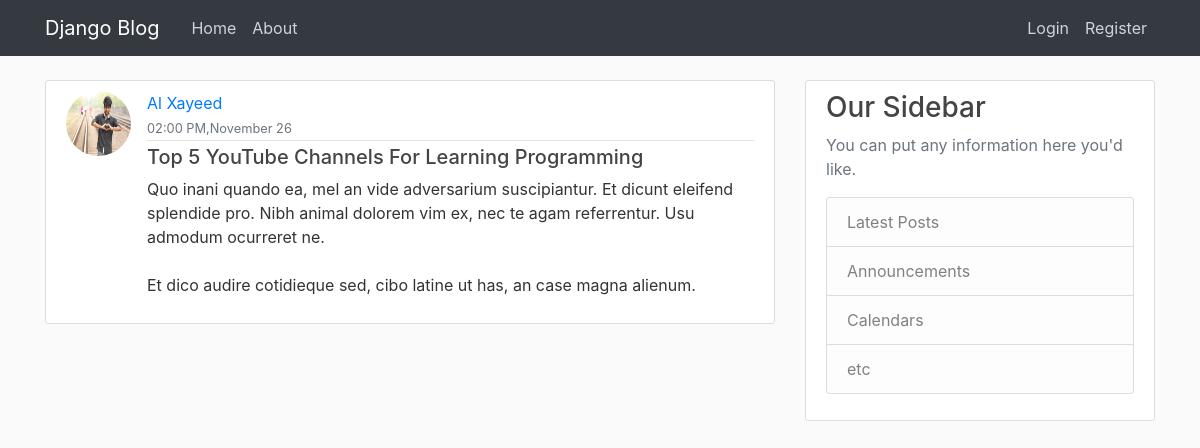
The app's page /post/33/, older data.
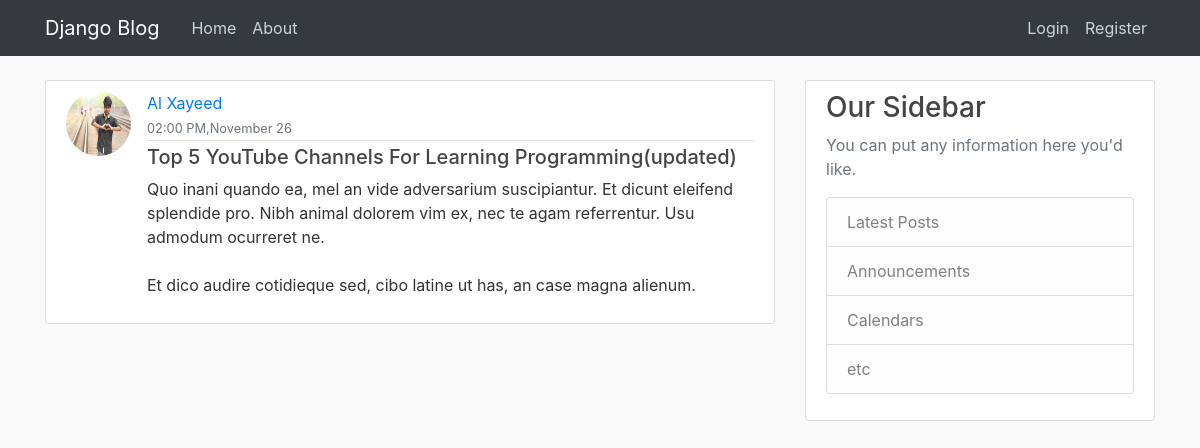
The same page, newer data.
### blog/models.py (models this page shows, shortened)
class Post(models.Model):
	title = models.CharField(max_length=100)
	content = models.TextField()
	date_posted = models.DateTimeField(default=timezone.now)
	author = models.ForeignKey(User,on_delete=models.CASCADE)

### users/models.py (models this page shows, shortened)
class Profile(models.Model):
	user = models.OneToOneField(User,on_delete=models.CASCADE)
	image = models.ImageField(default='default.jpg',upload_to='profile_pics')

### blog/views.py (the view)
# urls.py: path('post/<int:pk>/',views.PostDetailsView.as_view(),name='post-details' ),
class PostDetailsView(DetailView):
	model = Post

### blog/templates/blog/post_detail.html (shortened to what this page needs)
{% extends 'blog/base.html' %}
	{% block content %}
	 		<article class="media content-section">
	 		 <img class="rounded-circle article-img" src="{{ object.author.profile.image.url }}">
			  <div class="media-body">
			    <div class="article-metadata">
			      {% if object.author.first_name and object.author.last_name%}
			      <a class="mr-2" href="#">{{ object.author.first_name }} {{object.author.last_name }}<br></a>
			      {% else %}
			      <a class="mr-2" href="{% url 'posts-user' object.author.username %}">{{ object.author }}</a><br>
			      {% endif %}
			      <small class="text-muted">{{ object.date_posted|date:'h:i A,F d' }}</small>
			    </div>
			    <h5 class="article-title" >{{ object.title }}</h5>
			    <p class="article-content">{{ object.content }}</p>
			  </div>
			</article>
 	{% endblock %}

Row changes from the older to the newer data that the page shows:
changed Post "02:00 PM,November 26": title "Top 5 YouTube Channels For Learning Programming" → "Top 5 YouTube Channels For Learning Programming(updated)"
